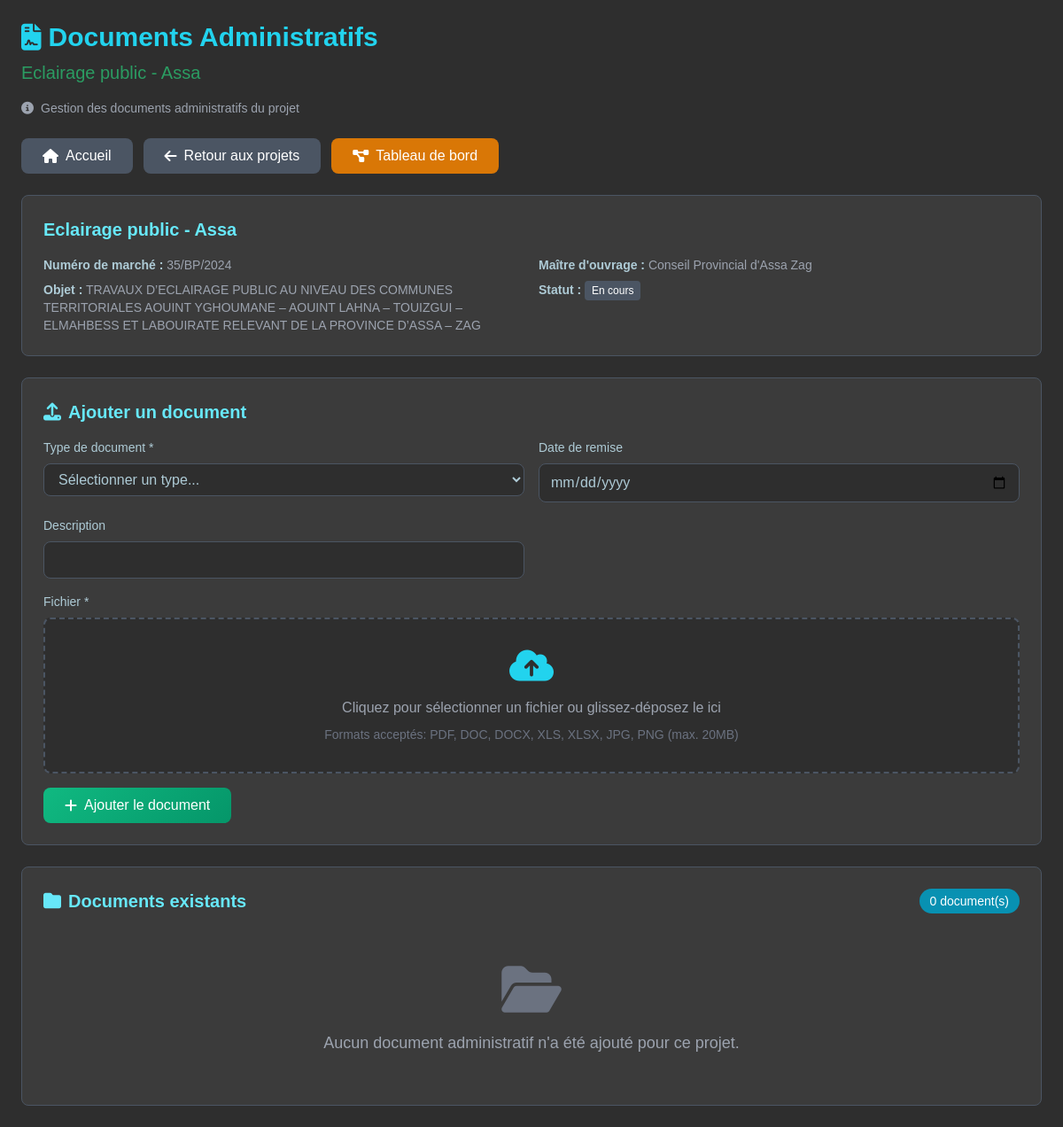
Page /projet/3/documents/ (signed in) on the committed database.
### projets/models/projet.py (models this page shows, shortened)
class Projet(models.Model):
    TYPE_PROJET = [
        ('VRD', 'Voirie et Réseaux Divers'),
        ('ROUTE', 'Route'),
        ('PONT', 'Pont'),
        ('BATIMENT', 'Bâtiment'),
        ('CONSTRUCTION', 'Construction'),
        ('ASSAINISSEMENT EP', 'Assainissement EP'),
        ('ASSAINISSEMENT EU', 'Assainissement EU'),
        ('ASSAINISSEMENT', 'Assainissement'),
        ('ADDUCTION_EAU_POTABLE', "Adduction d'eau potable"),
        ('EQUIPEMENT', 'Équipement'),
        ('AMENAGEMENT', 'Aménagement'),
        ('GENIE_CIVIL', 'Génie Civil'),
        ('TRAVAUX_PUBLICS', 'Travaux Publics'),
        ('ELECTRICITE', 'Électricité'),
        ('HYDRAULIQUE', 'Hydraulique'),
        ('TELECOMMUNICATION', 'Télécommunication'),
        ('ENVIRONNEMENT', 'Environnement'),
        ('URBANISME', 'Urbanisme'),
        ('ESPACE_PUBLIC', 'Espace Public'),
        ('PLACE_PUBLIQUE', 'Place Publique'),
        ('ESPACE_VERT', 'Espace Vert'),
        ('TERRAINS_SPORTIFS', 'Terrins Sportifs'),
        ('TERRAINS_PROXIMITES', 'Terrains Proximités'),
        ('AUTRE', 'Autre'),
    ]
    class Statut(models.TextChoices):
        APPEL_OFFRE = 'AO', _("Appel d'offre")
        EN_ETUDE = 'ETUDE', _('En étude')
        EN_ATTENTE = 'ATTENTE', _('En attente')
        EN_DEMARRAGE = 'DEM', _('En démarrage')
        EN_COURS = 'COURS', _('En cours')
        EN_ARRET = 'ARRET', _('En arrêt')
        EN_RECEPTION = 'RECEP', _('En réception')
        EN_RECEPTION_PROVISOIRE = 'RECEP_PROV', _('En réception provisoire')
        EN_RECEPTION_DEFINITIVE = 'RECEP_DEF', _('En réception définitive')
        RECEPTION_PROVISOIRE = 'RP', _('Réception provisoire')
        RECEPTION_DEFINITIVE = 'RD', _('Réception définitive')
        CLOTURE = 'CLO', _('Clôturé')
    type_projet = models.CharField(_("Type de projet"), max_length=50, choices=TYPE_PROJET, default='VRD', null=True, blank=True)
    nom = models.CharField(_("Nom du projet"), max_length=50)
    objet = models.TextField(_("Objet du marché"), max_length=200)
    numero = models.CharField(_("Numéro du marché"), max_length=100, unique=True)
    maitre_ouvrage = models.CharField(_("Maître d'ouvrage"), max_length=200)
    localisation = models.CharField(_("Localisation"), max_length=200)
    users = models.ManyToManyField(settings.AUTH_USER_MODEL, verbose_name=_("Utilisateurs"), blank=True, related_name='projets')
    revisable = models.BooleanField(_("Revisable"), default=False, null=True, blank=True)
    montant = models.DecimalField(_("Montant estimé (DH)"), max_digits=12, decimal_places=2, null=True, blank=True)
    montant_soumission = models.DecimalField(_("Montant de la soumission (DH)"), max_digits=12, decimal_places=2, null=True, blank=True)
    statut = models.CharField(_("Statut"), max_length=15, choices=Statut.choices, default=Statut.APPEL_OFFRE)
    date_debut = models.DateField(_("Date de début prévue"), null=True, blank=True)
    delai = models.IntegerField(_("Délai (jours)"), null=True, blank=True, default=0)
    date_creation = models.DateTimeField(_("Date d'enregistrement"), auto_now_add=True)
    avancement = models.DecimalField(_("Avancement (%)"), max_digits=5, decimal_places=2, default=0.0)
    entreprise = models.ForeignKey('Entreprise', on_delete=models.SET_NULL, null=True, blank=True, verbose_name=_("Entreprise adjudicataire"))
    appel_offre = models.OneToOneField('AppelOffre', on_delete=models.SET_NULL, null=True, blank=True, related_name='projet_associe')
    revisable = models.BooleanField(_("Revisable"), null=True, blank=True, default=False)
    epoque_base = models.DateField(_("Epoque de base"), null=True, blank=True)
    a_traiter = models.BooleanField(_("À traiter (appel d'offre)"), null=True, blank=True, default=False)
    en_retard = models.BooleanField(_("En retard"), null=True, blank=True, default=False)
    reception_validee = models.BooleanField(_("Réception validée"), null=True, blank=True, default=False)
    date_reception = models.DateField(_("Date de réception"), null=True, blank=True)
    date_limite_soumission = models.DateField(_("Date limite de soumission"), null=True, blank=True)
    class Meta:
        verbose_name = _("Projet")
        verbose_name_plural = _("Projets")
        ordering = ['-date_creation']

### projets/views/views.py (the view)
# urls.py: path('projet/<int:projet_id>/documents/', views.documents_projet, name='documents'),
@login_required
def documents_projet(request, projet_id):
    projet = get_object_or_404(Projet, id=projet_id)
    documents = projet.documents_administratifs.all()
    return render(request, 'projets/documents_administratifs.html', {'projet': projet, 'documents': documents})

### projets/templates/projets/documents_administratifs.html (shortened to what this page needs)
<!DOCTYPE html>
<html lang="fr">
<head>
    {% load static %}
    <link rel="stylesheet" href="https://cdnjs.cloudflare.com/ajax/libs/font-awesome/6.4.0/css/all.min.css" />
    <script src="https://cdn.tailwindcss.com"></script>
</head>
<body class="p-4 md:p-6">
    <div class="max-w-6xl mx-auto">
        <div class="mb-4 md:mb-6">
            <h1 class="text-xl md:text-3xl font-bold text-cyan-400 mb-2 flex items-center gap-2 mobile-text-center md:justify-start">
                <i class="fas fa-file-contract"></i>
                Documents Administratifs
            </h1>
            <h2 class="text-lg md:text-xl text-[#2B9C62] mobile-text-center md:text-left">{{ projet.nom }}</h2>
            <div class="flex items-center mt-3 md:mt-4 text-sm text-gray-400 mobile-justify-center md:justify-start">
                <i class="fas fa-info-circle mr-2"></i>
                <span class="mobile-text-sm">Gestion des documents administratifs du projet</span>
            </div>
        </div>
        <div class="flex gap-2 md:gap-3 mb-4 md:mb-6 flex-wrap mobile-stack">
            <a href="{% url 'home' %}" class="bg-[#4B5563] hover:bg-[#374151] text-white px-4 py-2 md:px-6 md:py-2 rounded-lg font-medium flex items-center gap-2 btn-responsive mobile-w-full justify-center">
                <i class="fas fa-house"></i> Accueil
            </a>
            <a href="{% url 'projets:liste_projets' %}" class="bg-[#4B5563] hover:bg-[#374151] text-white px-4 py-2 md:px-6 md:py-2 rounded-lg font-medium flex items-center gap-2 btn-responsive mobile-w-full justify-center">
                <i class="fas fa-arrow-left"></i> Retour aux projets
            </a>
            <a href="{% url 'projets:dashboard' projet.id %}" class="bg-amber-600 hover:bg-amber-700 text-white px-4 py-2 md:px-6 md:py-2 rounded-lg font-medium flex items-center gap-2 btn-responsive mobile-w-full justify-center">
                <i class="fas fa-diagram-project"></i> Tableau de bord
            </a>
        </div>
        <div class="bg-[#3B3B3B] border border-[#4B5563] rounded-lg p-4 md:p-6 mb-4 md:mb-6">
            <h2 class="text-lg md:text-xl font-semibold text-cyan-300 mb-3 md:mb-4 mobile-text-center md:text-left">{{ projet.nom }}</h2>
            <div class="grid grid-cols-1 md:grid-cols-2 gap-3 md:gap-4 text-sm mobile-text-sm">
                <div class="space-y-2">
                    <p class="text-gray-400"><strong class="text-[#AECBD6]">Numéro de marché :</strong> {{ projet.numero }}</p>
                    <p class="text-gray-400"><strong class="text-[#AECBD6]">Objet :</strong> {{ projet.objet }}</p>
                </div>
                <div class="space-y-2">
                    <p class="text-gray-400"><strong class="text-[#AECBD6]">Maître d'ouvrage :</strong> {{ projet.maitre_ouvrage }}</p>
                    <p class="text-gray-400">
                        <strong class="text-[#AECBD6]">Statut :</strong>
                        <span class="bg-[#4B5563] text-white px-2 py-1 rounded text-xs mobile-text-xs">{{ projet.get_statut_display }}</span>
                    </p>
                </div>
            </div>
        </div>
        <div class="bg-[#3B3B3B] border border-[#4B5563] rounded-lg p-4 md:p-6 mb-4 md:mb-6">
            <h3 class="text-lg md:text-xl font-semibold text-cyan-300 mb-3 md:mb-4 flex items-center gap-2 justify-center md:justify-start">
                <i class="fas fa-upload"></i>
                Ajouter un document
            </h3>
            <form method="post" enctype="multipart/form-data" action="{% url 'projets:ajouter_document' projet.id %}" class="space-y-4">
                <div class="grid grid-cols-1 md:grid-cols-2 gap-3 md:gap-4">
                    <div>
                        <label for="type_document" class="block text-sm font-medium text-[#AECBD6] mb-2 mobile-text-sm">
                            Type de document *
                        </label>
                        <select class="form-control mobile-text-sm" id="type_document" name="type_document" required>
                            <option value="">Sélectionner un type...</option>
                        </select>
                    </div>
                    <div>
                        <label for="date_remise" class="block text-sm font-medium text-[#AECBD6] mb-2 mobile-text-sm">
                            Date de remise
                        </label>
                        <input type="date" class="form-control mobile-text-sm" id="date_remise" name="date_remise">
                    </div>
                    <div>
                        <label for="description" class="block text-sm font-medium text-[#AECBD6] mb-2 mobile-text-sm">
                            Description
                        </label>
                        <input type="text" class="form-control mobile-text-sm" id="description" name="description">
                    </div>
                </div>
                <div>
                    <label for="fichier" class="block text-sm font-medium text-[#AECBD6] mb-2 mobile-text-sm">
                        Fichier *
                    </label>
                    <div class="upload-area" onclick="document.getElementById('fichier').click()">
                        <i class="fas fa-cloud-upload-alt file-icon text-cyan-400"></i>
                        <p class="mb-2 text-gray-400 mobile-text-sm">Cliquez pour sélectionner un fichier ou glissez-déposez le ici</p>
                        <p class="text-xs md:text-sm text-gray-500">Formats acceptés: PDF, DOC, DOCX, XLS, XLSX, JPG, PNG (max. 20MB)</p>
                    </div>
                </div>
                <button type="submit" class="btn-success px-4 py-2 md:px-6 md:py-2 rounded-lg font-medium flex items-center gap-2 w-fit btn-responsive mobile-w-full justify-center">
                    <i class="fas fa-plus"></i> Ajouter le document
                </button>
            </form>
        </div>
        <div class="bg-[#3B3B3B] border border-[#4B5563] rounded-lg p-4 md:p-6">
            <div class="flex justify-between items-center mb-4 md:mb-6 mobile-flex-col mobile-gap-3">
                <h3 class="text-lg md:text-xl font-semibold text-cyan-300 flex items-center gap-2 justify-center md:justify-start">
                    <i class="fas fa-folder"></i>
                    Documents existants
                </h3>
                <span class="bg-cyan-600 text-white px-3 py-1 rounded-full text-sm font-medium mobile-text-xs">
                    {{ documents.count }} document(s)
                </span>
            </div>
            {% if documents %}
                <div class="grid grid-cols-1 sm:grid-cols-2 lg:grid-cols-3 gap-3 md:gap-4">
                    {% for document in documents %}
                        <div class="document-card">
                            <div class="text-center">
                                {% with document.fichier.name|slice:"-4:"|lower as file_ext %}
                                    {% if file_ext == '.pdf' %}
                                        <i class="fas fa-file-pdf file-icon text-red-500"></i>
                                        <span class="badge-type badge-pdf">PDF</span>
                                    {% elif file_ext == '.doc' or file_ext == 'docx' %}
                                        <i class="fas fa-file-word file-icon text-blue-500"></i>
                                        <span class="badge-type badge-word">WORD</span>
                                    {% elif file_ext == '.xls' or file_ext == 'xlsx' %}
                                        <i class="fas fa-file-excel file-icon text-green-500"></i>
                                        <span class="badge-type badge-excel">EXCEL</span>
                                    {% elif file_ext == '.jpg' or file_ext == '.jpeg' or file_ext == '.png' or file_ext == '.gif' %}
                                        <i class="fas fa-file-image file-icon text-amber-500"></i>
                                        <span class="badge-type badge-image">IMAGE</span>
                                    {% else %}
                                        <i class="fas fa-file file-icon text-gray-400"></i>
                                        <span class="badge-type badge-other">{{ file_ext|upper }}</span>
                                    {% endif %}
                                {% endwith %}
                                <h4 class="text-base md:text-lg font-semibold text-cyan-300 mt-2 mobile-text-sm">{{ document.type_document }}</h4>
                                <h4 class="block text-sm font-medium text-[#AECBD6] mb-2 mobile-text-sm">{{ document.description }}</h4>
                                <p class="text-xs md:text-sm text-gray-400 mt-2">
                                    <i class="fas fa-calendar mr-1"></i>
                                    {% if document.date_remise %}
                                        {{ document.date_remise|date:"d/m/Y" }}
                                    {% else %}
                                        Date non spécifiée
                                    {% endif %}
                                </p>
                                <p class="text-xs md:text-sm text-gray-400 truncate mobile-text-xs" title="{{ document.fichier.name }}">
                                    {{ document.fichier.name|truncatechars:25 }}
                                </p>
                            </div>
                            <div class="flex justify-between items-center mt-3 md:mt-4 pt-3 md:pt-4 border-t border-[#4B5563] mobile-small-gap">
                                <a href="{% url 'projets:afficher_document' document.id %}"
                                    target="_blank"
                                    class="btn-info px-2 py-1 md:px-3 md:py-1 rounded text-xs md:text-sm font-medium flex items-center gap-1 mobile-text-xs"
                                    data-filename="{{ document.fichier.name }}">
                                    <i class="fas fa-eye"></i> <span class="hidden xs:inline">Voir</span>
                                </a>
                                <a href="{% url 'projets:download_document' 'DocumentAdministratif' document.id %}?download=true"
                                    class="btn-success px-2 py-1 md:px-3 md:py-1 rounded text-xs md:text-sm font-medium flex items-center gap-1 mobile-text-xs">
                                    <i class="fas fa-download"></i> <span class="hidden xs:inline">Téléch.</span>
                                </a>
                                <form method="post" action="{% url 'projets:supprimer_document' projet.id document.id %}" class="inline">
                                    {% csrf_token %}
                                    <button type="submit" class="btn-danger px-2 py-1 md:px-3 md:py-1 rounded text-xs md:text-sm font-medium flex items-center gap-1 mobile-text-xs"
                                            onclick="return confirm('Êtes-vous sûr de vouloir supprimer ce document?')">
                                        <i class="fas fa-trash"></i> <span class="hidden xs:inline">Suppr.</span>
                                    </button>
                                </form>
                            </div>
                        </div>
                    {% endfor %}
                </div>
            {% else %}
                <div class="text-center py-6 md:py-8">
                    <i class="fas fa-folder-open text-4xl md:text-6xl text-gray-500 mb-3 md:mb-4"></i>
                    <p class="text-gray-400 text-base md:text-lg mobile-text-sm">Aucun document administratif n'a été ajouté pour ce projet.</p>
                </div>
            {% endif %}
        </div>
    </div>
</body>
</html>

### rows in the picture
Projet: nom "Eclairage public - Assa", numero "35/BP/2024", objet "TRAVAUX D’ECLAIRAGE PUBLIC AU NIVEAU DES COMMUNES TERRITORIALES AOUINT YGHOUMANE – AOUINT LAHNA – TOUIZGUI – ELMAHBESS ET LABOUIRATE RELEVANT DE LA PROVINCE D’ASSA – ZAG", maitre_ouvrage "Conseil Provincial d'Assa Zag", statut "En cours", count "0"
